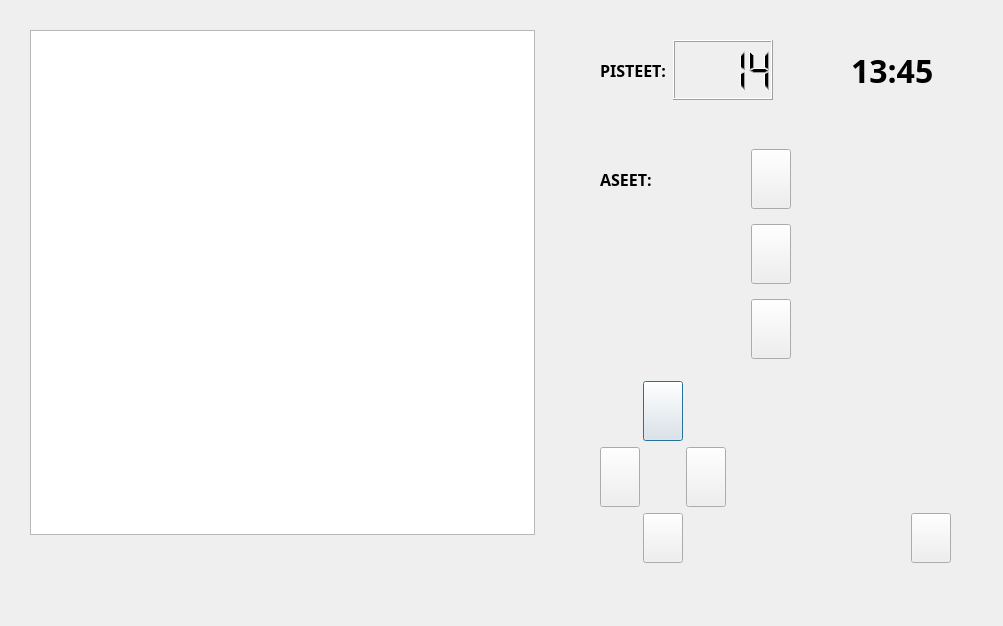
<?xml version="1.0" encoding="UTF-8"?>
<ui version="4.0">
 <class>peli_ikkuna</class>
 <widget class="QDialog" name="peli_ikkuna">
  <property name="geometry">
   <rect>
    <x>0</x>
    <y>0</y>
    <width>1003</width>
    <height>626</height>
   </rect>
  </property>
  <property name="windowTitle">
   <string>Dialog</string>
  </property>
  <widget class="QWidget" name="horizontalLayoutWidget_2">
   <property name="geometry">
    <rect>
     <x>600</x>
     <y>10</y>
     <width>351</width>
     <height>121</height>
    </rect>
   </property>
   <layout class="QHBoxLayout" name="horizontalLayout_7">
    <item>
     <widget class="QLabel" name="pisteetLabel">
      <property name="maximumSize">
       <size>
        <width>80</width>
        <height>50</height>
       </size>
      </property>
      <property name="font">
       <font>
        <family>LKLUG</family>
        <pointsize>12</pointsize>
        <weight>75</weight>
        <bold>true</bold>
       </font>
      </property>
      <property name="text">
       <string>PISTEET:</string>
      </property>
     </widget>
    </item>
    <item>
     <widget class="QLCDNumber" name="pisteet">
      <property name="minimumSize">
       <size>
        <width>100</width>
        <height>60</height>
       </size>
      </property>
      <property name="maximumSize">
       <size>
        <width>100</width>
        <height>60</height>
       </size>
      </property>
      <property name="font">
       <font>
        <family>DejaVu Sans</family>
        <pointsize>9</pointsize>
       </font>
      </property>
      <property name="smallDecimalPoint">
       <bool>false</bool>
      </property>
      <property name="digitCount">
       <number>4</number>
      </property>
      <property name="mode">
       <enum>QLCDNumber::Dec</enum>
      </property>
      <property name="value" stdset="0">
       <double>14.000000000000000</double>
      </property>
     </widget>
    </item>
    <item>
     <spacer name="horizontalSpacer">
      <property name="orientation">
       <enum>Qt::Horizontal</enum>
      </property>
      <property name="sizeHint" stdset="0">
       <size>
        <width>10</width>
        <height>10</height>
       </size>
      </property>
     </spacer>
    </item>
    <item>
     <widget class="QLabel" name="label_2">
      <property name="minimumSize">
       <size>
        <width>100</width>
        <height>60</height>
       </size>
      </property>
      <property name="maximumSize">
       <size>
        <width>100</width>
        <height>60</height>
       </size>
      </property>
      <property name="font">
       <font>
        <family>LKLUG</family>
        <pointsize>24</pointsize>
        <weight>75</weight>
        <bold>true</bold>
       </font>
      </property>
      <property name="text">
       <string>13:45</string>
      </property>
     </widget>
    </item>
   </layout>
  </widget>
  <widget class="QWidget" name="gridLayoutWidget">
   <property name="geometry">
    <rect>
     <x>600</x>
     <y>378</y>
     <width>351</width>
     <height>191</height>
    </rect>
   </property>
   <layout class="QGridLayout" name="gridLayout">
    <property name="spacing">
     <number>3</number>
    </property>
    <item row="0" column="1">
     <widget class="QPushButton" name="ylosNappi_3">
      <property name="maximumSize">
       <size>
        <width>60</width>
        <height>60</height>
       </size>
      </property>
      <property name="text">
       <string/>
      </property>
      <property name="icon">
       <iconset resource="Kuvat.qrc">
        <normaloff>:/new/prefix1/YLOS.png</normaloff>:/new/prefix1/YLOS.png</iconset>
      </property>
      <property name="iconSize">
       <size>
        <width>60</width>
        <height>60</height>
       </size>
      </property>
     </widget>
    </item>
    <item row="1" column="0">
     <widget class="QPushButton" name="vasenNappi_3">
      <property name="maximumSize">
       <size>
        <width>60</width>
        <height>60</height>
       </size>
      </property>
      <property name="text">
       <string/>
      </property>
      <property name="icon">
       <iconset resource="Kuvat.qrc">
        <normaloff>:/new/prefix1/VASEN.png</normaloff>:/new/prefix1/VASEN.png</iconset>
      </property>
      <property name="iconSize">
       <size>
        <width>60</width>
        <height>60</height>
       </size>
      </property>
     </widget>
    </item>
    <item row="1" column="2">
     <widget class="QPushButton" name="oikeaNappi_3">
      <property name="maximumSize">
       <size>
        <width>60</width>
        <height>60</height>
       </size>
      </property>
      <property name="text">
       <string/>
      </property>
      <property name="icon">
       <iconset resource="Kuvat.qrc">
        <normaloff>:/new/prefix1/OIKEA.png</normaloff>:/new/prefix1/OIKEA.png</iconset>
      </property>
      <property name="iconSize">
       <size>
        <width>60</width>
        <height>60</height>
       </size>
      </property>
     </widget>
    </item>
    <item row="2" column="1">
     <widget class="QPushButton" name="alasNappi_3">
      <property name="maximumSize">
       <size>
        <width>60</width>
        <height>60</height>
       </size>
      </property>
      <property name="text">
       <string/>
      </property>
      <property name="icon">
       <iconset resource="Kuvat.qrc">
        <normaloff>:/new/prefix1/ALAS.png</normaloff>:/new/prefix1/ALAS.png</iconset>
      </property>
      <property name="iconSize">
       <size>
        <width>60</width>
        <height>60</height>
       </size>
      </property>
     </widget>
    </item>
    <item row="2" column="4">
     <widget class="QPushButton" name="lopetaNappi">
      <property name="maximumSize">
       <size>
        <width>100</width>
        <height>50</height>
       </size>
      </property>
      <property name="text">
       <string/>
      </property>
      <property name="icon">
       <iconset resource="Kuvat.qrc">
        <normaloff>:/new/prefix1/LOPETA.png</normaloff>:/new/prefix1/LOPETA.png</iconset>
      </property>
      <property name="iconSize">
       <size>
        <width>100</width>
        <height>50</height>
       </size>
      </property>
     </widget>
    </item>
    <item row="2" column="3">
     <spacer name="horizontalSpacer_2">
      <property name="orientation">
       <enum>Qt::Horizontal</enum>
      </property>
      <property name="sizeHint" stdset="0">
       <size>
        <width>60</width>
        <height>20</height>
       </size>
      </property>
     </spacer>
    </item>
   </layout>
  </widget>
  <widget class="QWidget" name="gridLayoutWidget_2">
   <property name="geometry">
    <rect>
     <x>600</x>
     <y>140</y>
     <width>191</width>
     <height>231</height>
    </rect>
   </property>
   <layout class="QGridLayout" name="gridLayout_2">
    <item row="1" column="2">
     <widget class="QPushButton" name="tultaNappi">
      <property name="maximumSize">
       <size>
        <width>60</width>
        <height>60</height>
       </size>
      </property>
      <property name="text">
       <string/>
      </property>
      <property name="icon">
       <iconset resource="Kuvat.qrc">
        <normaloff>:/new/prefix1/TULTANAPPI.png</normaloff>:/new/prefix1/TULTANAPPI.png</iconset>
      </property>
      <property name="iconSize">
       <size>
        <width>60</width>
        <height>60</height>
       </size>
      </property>
     </widget>
    </item>
    <item row="3" column="2">
     <widget class="QPushButton" name="pommiNappi">
      <property name="maximumSize">
       <size>
        <width>60</width>
        <height>60</height>
       </size>
      </property>
      <property name="text">
       <string/>
      </property>
      <property name="icon">
       <iconset resource="Kuvat.qrc">
        <normaloff>:/new/prefix1/POMMINAPPI.png</normaloff>:/new/prefix1/POMMINAPPI.png</iconset>
      </property>
      <property name="iconSize">
       <size>
        <width>60</width>
        <height>60</height>
       </size>
      </property>
     </widget>
    </item>
    <item row="4" column="2">
     <widget class="QPushButton" name="kaasuNappi">
      <property name="maximumSize">
       <size>
        <width>60</width>
        <height>60</height>
       </size>
      </property>
      <property name="text">
       <string/>
      </property>
      <property name="icon">
       <iconset resource="Kuvat.qrc">
        <normaloff>:/new/prefix1/KAASUNAPPI.png</normaloff>:/new/prefix1/KAASUNAPPI.png</iconset>
      </property>
      <property name="iconSize">
       <size>
        <width>60</width>
        <height>60</height>
       </size>
      </property>
     </widget>
    </item>
    <item row="1" column="0">
     <widget class="QLabel" name="aseetLabel">
      <property name="maximumSize">
       <size>
        <width>80</width>
        <height>60</height>
       </size>
      </property>
      <property name="font">
       <font>
        <family>LKLUG</family>
        <pointsize>12</pointsize>
        <weight>75</weight>
        <bold>true</bold>
       </font>
      </property>
      <property name="text">
       <string>ASEET:</string>
      </property>
     </widget>
    </item>
    <item row="1" column="1">
     <spacer name="horizontalSpacer_3">
      <property name="orientation">
       <enum>Qt::Horizontal</enum>
      </property>
      <property name="sizeHint" stdset="0">
       <size>
        <width>40</width>
        <height>20</height>
       </size>
      </property>
     </spacer>
    </item>
   </layout>
  </widget>
  <widget class="QGraphicsView" name="pelikartta">
   <property name="geometry">
    <rect>
     <x>30</x>
     <y>30</y>
     <width>505</width>
     <height>505</height>
    </rect>
   </property>
  </widget>
 </widget>
 <resources>
  <include location="Kuvat.qrc"/>
 </resources>
 <connections/>
</ui>
